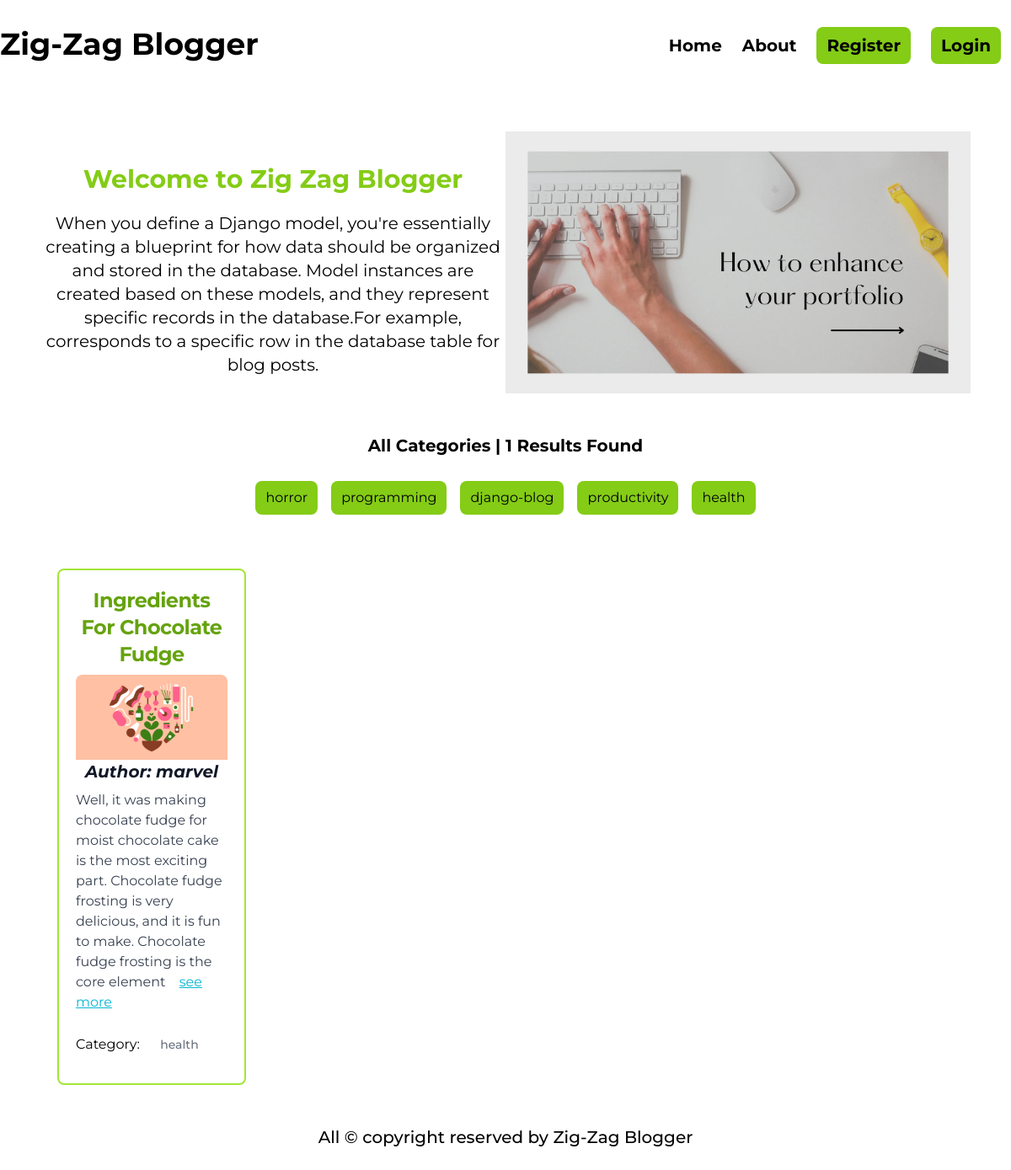
The app's page /category/health/ with its own data.
### categories/models.py (models this page shows, shortened)
class Category(models.Model):
    name = models.CharField(max_length=50)
    slug = models.SlugField(max_length=100, unique = True, null=True, blank=True)

### posts/models.py (models this page shows, shortened)
class Post(models.Model):
    title = models.CharField(max_length=50)
    content = models.TextField()
    category = models.ManyToManyField(Category)
    author = models.ForeignKey(User, on_delete=models.CASCADE)
    image = models.ImageField(upload_to='posts/media/uploads/', blank=True, null = True)

### blog_project_1/views.py (the view)
# urls.py: path('', views.home, name='home')
def home(req, category_slug = None):
    data = Post.objects.all()
    if category_slug is not None:
        category = Category.objects.get(slug = category_slug)
        data = Post.objects.filter(category = category)
    category = Category.objects.all()
    return render(req, 'home2.html', {'data': data,'category': category})

### templates/home2.html
{% extends "base.html" %} {% block content %} {% load static %}
<div class="m-12 text-center flex items-center">
  <div class="w-1/2">
    <h1 class="text-3xl font-bold text-center text-lime-500 my-5">
      Welcome to Zig Zag Blogger
    </h1>
    <p class="text-xl">
      When you define a Django model, you're essentially creating a blueprint
      for how data should be organized and stored in the database. Model
      instances are created based on these models, and they represent specific
      records in the database.For example, corresponds to a specific row in the
      database table for blog posts.
    </p>
  </div>
  <div class="w-1/2">
    <img
      src="{% static 'banner.webp' %}"
      class="img-fluid rounded-top"
      alt=""
    />
  </div>
</div>
<p class="m-2 text-center text-xl font-bold mt-5">
  All Categories | {{data | length}} Results Found
</p>
<div class="flex items-center justify-center mx-auto my-3 rounded-lg">
  <div class="flex items-center m-4">
    {% for i in category %}
    <a
      class="bg-lime-500 mx-2 px-3 py-2 rounded-lg"
      href="{% url 'category_wise' i.slug %}"
      >{{i.name}}</a
    >
    {% endfor %}
  </div>
</div>
<div class="grid md:grid-cols-2 lg:grid-cols-4 gap-4 my-12 mx-12">
  {% for post in data %}
  <div class="rounded-lg border-2 border-lime-400 mx-5">
    <div class="p-5">
      <h5
        class="mb-2 text-center text-2xl font-bold tracking-tight text-lime-600"
      >
        {{post.title}}
      </h5>
      <img class="rounded-t-lg" src="{{post.image.url}}" alt="#" />
      <h1 class="mb-2 text-center text-xl font-bold italic text-gray-900">
        Author: {{post.author.first_name}}
      </h1>
      <p class="mb-3 font-normal text-gray-700 dark:text-gray-400">
        {{post.content|slice:":200"}}
        <a
          class="underline mx-3 text-cyan-500"
          href="{% url 'details_page' post.id %}"
          >see more</a
        >
      </p>
      <p>
        Category: {% for cat in post.category.all %}
        <a
          href="#"
          class="inline-flex items-center px-3 py-2 text-sm font-medium text-center text-gray-500 m-2"
        >
          {{cat.name}}
        </a>
        {% endfor %}
      </p>
    </div>
  </div>
  {% endfor %}
</div>
{% endblock %}

### records on screen
Category: name "horror"
Category: name "programming"
Category: name "django-blog"
Category: name "productivity"
Category: name "health"
Post: title "Ingredients For Chocolate Fudge", image (picture), author.first_name "marvel", content "Well, it was making chocolate fudge for moist chocolate cake is the most exciting part. Chocolate fudge frosting is very delicious, and it is fun to make. Chocolate fudge frosting is the core element"

### other values on screen
{{ data | length }} "1"
